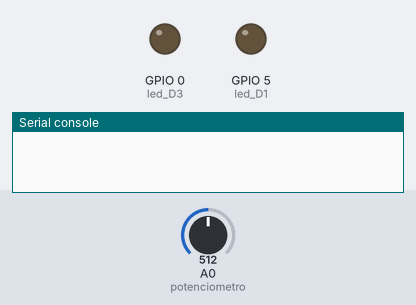
A program run on a simulated ESP8266 board running MicroPython. On the bench: output pins drawn as LEDs (lit = HIGH), the last lines printed to the serial console. The inputs (shaded band) are chosen by the test bench; at power-on: A0 (potenciometro) = 512 (analog values on the 0–1023 scale).

Above: at 0.6 s.
At 1.9 s:
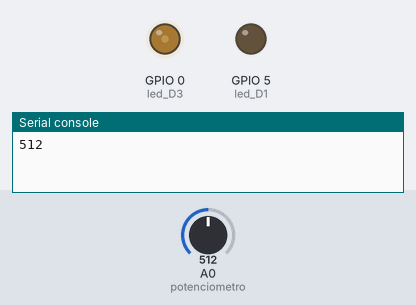
At 3.25 s:
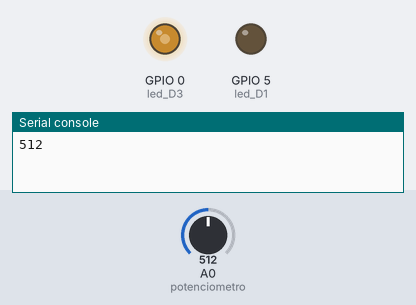
At 5.95 s:
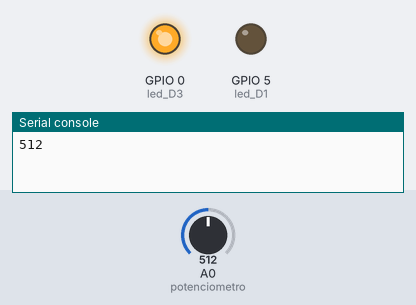
Timing chart, 0 to 7.8 s (numbered marks = the images above):
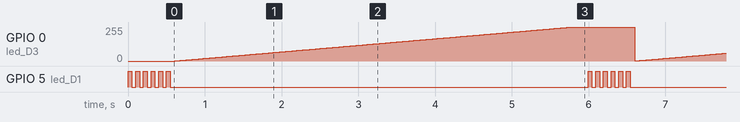

The program:

10_PWM_Led_Potenciometro.py
```python
#https://randomnerdtutorials.com/esp8266-pwm-arduino-ide/
from machine import Pin, PWM, ADC
import time

frecuencia = 5000 #valor entre 0 y 78125

potenciometro=ADC(0)

led_D1 = Pin(5, Pin.OUT)#D1/IO5
led_D3 = PWM(Pin(0), frecuencia)#D3/IO0


def delay(miliSegundos):
    time.sleep_ms(miliSegundos)

def ledTestigo():

    for i in range(6):
        led_D1.on()
        delay(50)
        led_D1.off()
        delay(50)


while True:

  ledTestigo()

  potenciometro_valor = potenciometro.read()

  print(potenciometro_valor)


  for cicloDuty in range(0, 1024):

    led_D3.duty(cicloDuty)

    delay(5)

  delay(200)
```

Measured:
- by itself, GPIO 0 (led_D3): ramps from 1/255 to 255/255 and jumps back, once every 6.0 s
- by itself, GPIO 5 (led_D1): repeats every 6.0 s: 5 × (LOW 0.05 s, HIGH 0.05 s), LOW 5.4 s, HIGH 0.05 s
